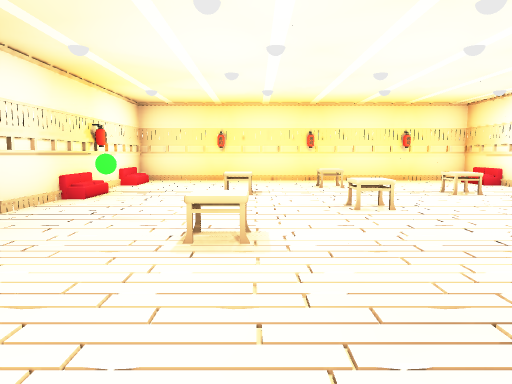
[1] (above)

12 first-person views from a walk through a Godot game level. The camera is 1.5 m above the floor, tilts 6° down and sees 70° across. The floor is counted in squares, 2 m on a side. Each view is taken from the middle of a square. On the plan, view 1 faces up. The plan holds only what a view shows up to about 11 squares ahead; the rest is blank. The place goes on beyond the plan.

[2]
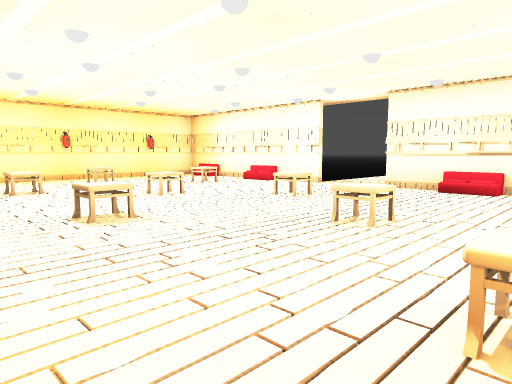

[3]
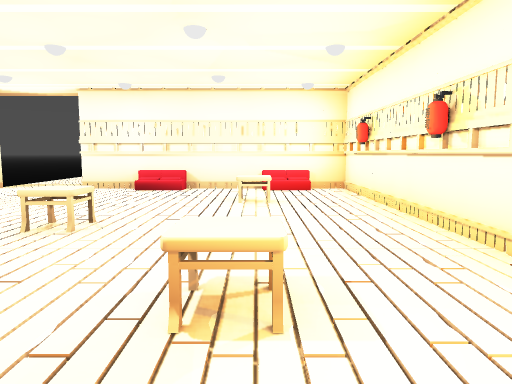

[4]
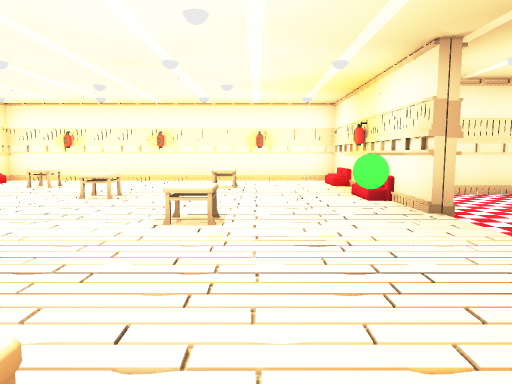

[5]
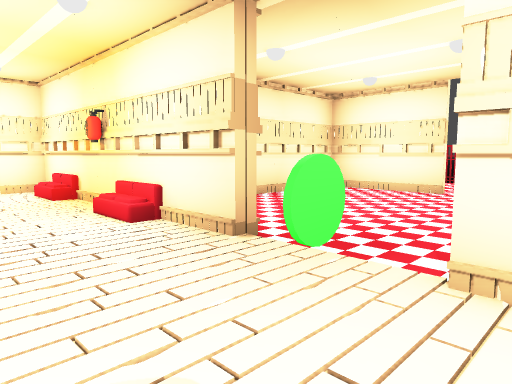

[6]
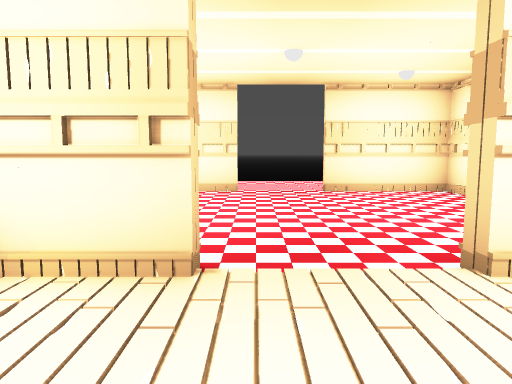

[7]
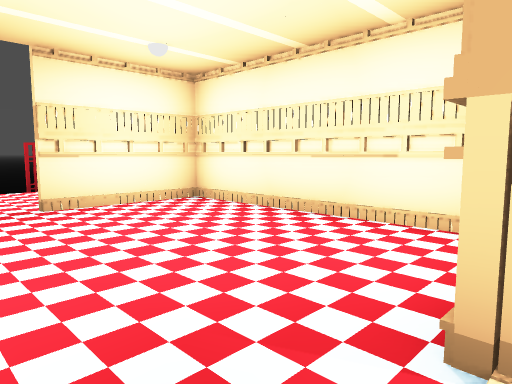

[8]
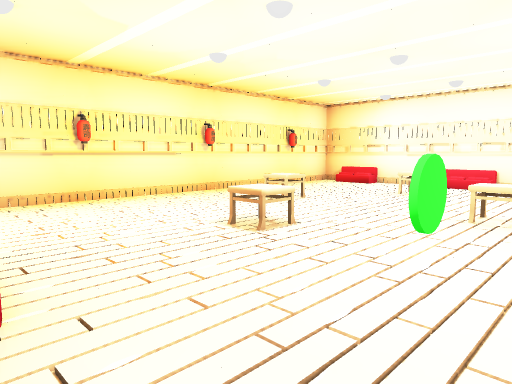

[9]
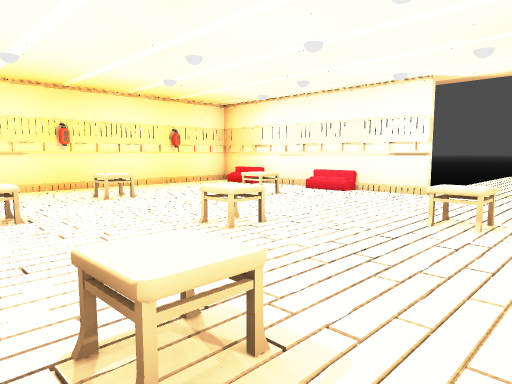

[10]
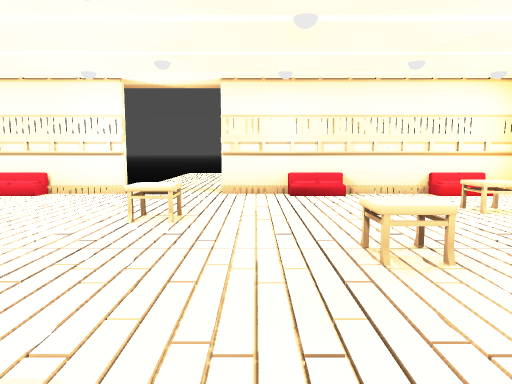

[11]
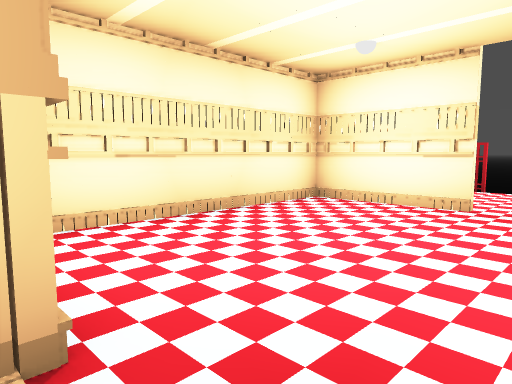

[12]
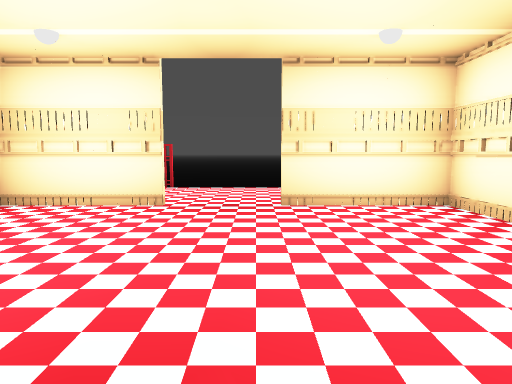

### Floor plan
Points are (right, up) in squares from view 1. A wall is a line through its corners. A room is listed if a view was taken in it or the views show most of it. See-through windows are left out.
Room 1 (views 1, 2, 3, 4, 5, 6, 9, 10)
walls: (5.6, 4.2) (5.6, 9.9) (-3.1, 9.9) (-3.1, 4.4); (-3.1, 2.6) (-3.1, -2.9) (5.6, -2.9) (5.6, 2.6)
ways out: opening at (-3, 3) to room 2; opening at (6, 3.5)
objects: table (0, -1); table (0, 3); table (0, 7); table (1, 5); table (2, 1); table (2, 8); table (3, 3); table (4, -1); table (4, 7); sofa (5, -1); sofa (5, 7)
Room 2 (views 7, 8, 11, 12)
walls: (-8.4, 2.8) (-8.4, 0.1) (-4, 0.1); (-3.5, 2.6) (-3.1, 2.6); (-3.1, 4.4) (-3.5, 4.4); (-4, 6.9) (-8.4, 6.9) (-8.4, 4.4)
ways out: opening at (-3, 3) to room 1; opening at (-8, 3.5)

Where each view was taken, in squares from view 1:
view 1: 0 up, 0 right, facing up
view 2: 1 down, 2 left, facing up-right
view 3: 1 down, 2 left, facing right
view 4: 7 up, 1 left, facing down
view 5: 5 up, 1 left, facing down-left
view 6: 3 up, 1 left, facing left
view 7: 3 up, 3 left, facing up-left
view 8: 4 up, 3 left, facing up-right
view 9: 2 up, 1 left, facing up-right
view 10: 2 up, 1 left, facing right
view 11: 4 up, 3 left, facing down-left
view 12: 4 up, 3 left, facing left
